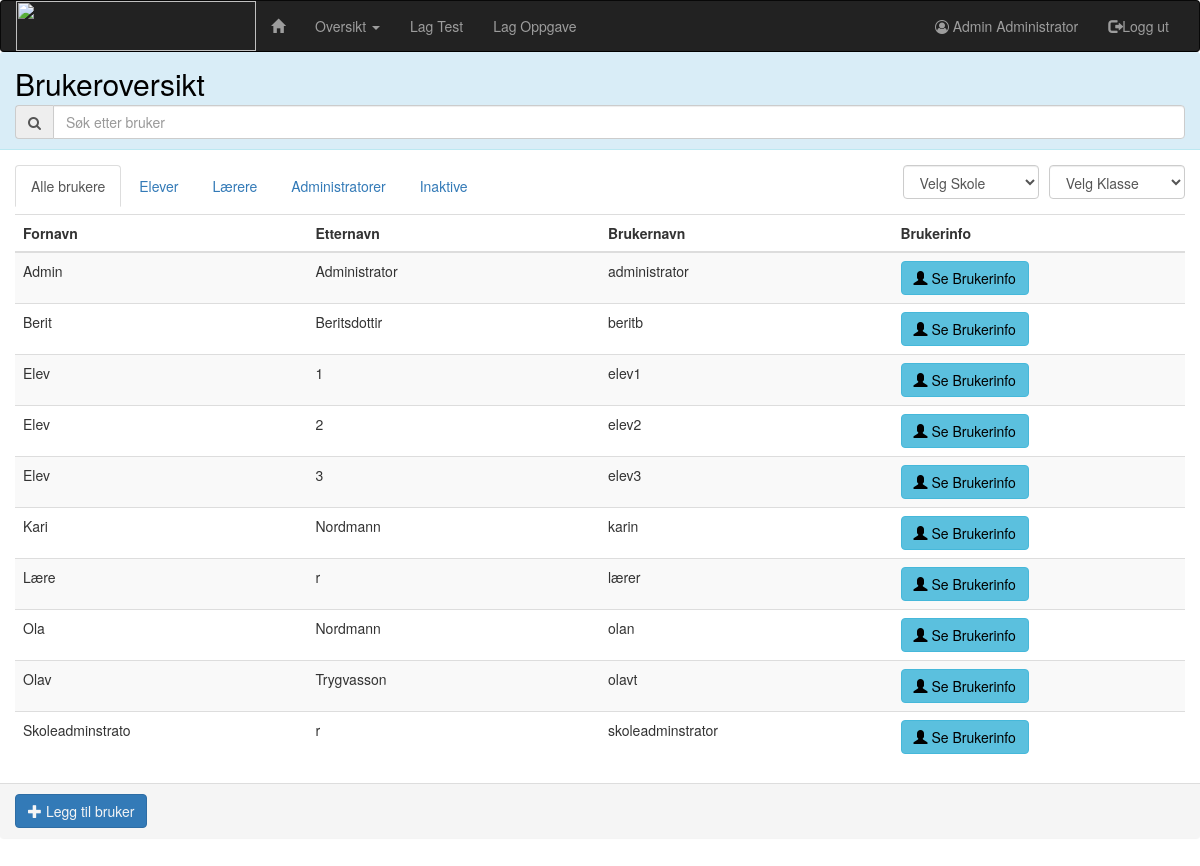
Screenshot of /administrasjon/brukere/ (signed in) with the database file from the repository.
### administration/models.py (models this page shows, shortened)
class Person(AbstractUser):
    grades = models.ManyToManyField(Grade, default="", blank=True, verbose_name="klasse")
    SEX = [
        ("M", "Gutt"),
        ("F", "Jente")
    ]
    ROLE = [
        (1, "Elev"),
        (2, 'Lærer'),
        (3, 'Skoleadministrator'),
        (4, 'Administrator')
    ]
    sex = models.CharField(max_length=1, choices=SEX, verbose_name="kjønn", null=True)
    date_of_birth = models.DateField(max_length=8, verbose_name='Fødselsdato', null=True)
    role = models.IntegerField(choices=ROLE, default=1, verbose_name='brukertype')
    tests = models.ManyToManyField('maths.Test', blank=True, verbose_name='tester')
    class Meta:
        ordering = ['username']

### administration/views.py (the view, shortened to what this page needs)
# urls.py: url(r'brukere/$', views.PersonListView.as_view(), name='personList'),
class PersonListView(RoleCheck, views.AjaxResponseMixin, generic.ListView):
    login_url = reverse_lazy('login')
    template_name = 'administration/person_list.html'
    model = Person
    def get_context_data(self, **kwargs):
        context = super(PersonListView, self).get_context_data(**kwargs)
        if self.request.user.role == 4:
            context['schools'] = School.objects.all()
            context['grades'] = Grade.objects.all()
        elif self.request.user.role == 2:
            grades = self.request.user.grades.all()
            persons = Person.objects.filter(grades__in=grades).distinct()
            context['object_list'] = persons
            context['grades'] = grades
        return context

### administration/models.py (called while the page is built)
    def __str__(self):
        return self.school_name

    def __str__(self):
        return self.school.school_name + " - " + self.grade_name

### administration/templates/administration/person_list.html (shortened to what this page needs)
{% extends 'matistikk/base.html' %}
{% load static %}
{% load bootstrap3 %}
{% block body %}
    <div class="panel panel-info">
        <div class="panel-heading">
            <h2>Brukeroversikt</h2>
            <div class="input-group">
                    <span class="input-group-addon">
                        <i class="fa fa-search"></i>
                    </span>
                <input type="text" class="form-control" id="search"
                       onkeyup="userSearch('usertable'); userSearch('studenttable'); userSearch('teachertable'); adminSearch(); userSearch('inactivetable');"
                       placeholder="Søk etter bruker">
            </div>
        </div>
        <div class="panel-body">
            <ul class="nav nav-tabs">
                <li class="nav active"><a href="#A" data-toggle="tab">Alle brukere</a></li>
                <li class="nav"><a href="#B" data-toggle="tab">Elever</a></li>
                <li class="nav"><a href="#C" data-toggle="tab">Lærere</a></li>
                <li class="nav"><a href="#D" data-toggle="tab">Administratorer</a></li>
                <li class="nav"><a href="#E" data-toggle="tab">Inaktive</a></li>
                <div class="col-sm-3" style="float: right">
                    <div class="form-group">
                        <select class="form-control" id="gradeDropList">
                            <option id="allschools" value="">Velg Klasse</option>
                        </select>
                    </div>
                    {% if request.user.role != 2 %}
                        <div class="form-group">
                            <select class="form-control" id="schoolDropList">
                                <option id="allgrades" value="">Velg Skole
                                </option>
                            </select>
                        </div>
                    {% endif %}
                </div>
            </ul>
            <div id="tableCont" class="tab-content">
                <div class="tab-pane fade in active" id="A">
                    <table class="table table-hover table-striped table-responsive" id="usertable">
                        <thead>
                        <tr>
                            <th>Fornavn</th>
                            <th>Etternavn</th>
                            <th>Brukernavn</th>
                            <th>Brukerinfo</th>
                        </tr>
                        </thead>
                        <tbody class="tableBody">
                        {% for person in object_list %}
                            {% if person.is_active %}
                                <tr id="user{{ person.id }}" class="clickable-row"
                                    data-href="{% url 'administration:personDetail' person.username %}"
                                    style="cursor: pointer">
                                    <td>{{ person.first_name }}</td>
                                    <td>{{ person.last_name }}</td>
                                    <td>{{ person.username }}</td>
                                    <td><a class="btn btn-info"
                                           href="{% url 'administration:personDetail' person.username %}"><span
                                            class="glyphicon glyphicon-user" aria-hidden="true"></span> Se
                                        Brukerinfo</a>
                                    </td>
                                </tr>
                            {% endif %}
                        {% endfor %}
                        </tbody>
                    </table>
                </div>
            </div>
        </div>
        <div class="panel-footer">
            <a class="btn btn-primary" href="{% url 'administration:personCreate' %}" id="addNewUserBtn"><span
                    class="glyphicon glyphicon-plus" aria-hidden="true"></span> Legg til bruker</a>
        </div>
    </div>
{% endblock %}

### templates/matistikk/base.html (shortened to what this page needs)
<!DOCTYPE html>
<html lang="en">
<head>
    {% load staticfiles %}
    <link rel="stylesheet" href="https://maxcdn.bootstrapcdn.com/bootstrap/3.3.7/css/bootstrap.min.css">
    <link rel="stylesheet" type="text/css" href="{% static 'administration/style.css' %}"/>
    <link rel="stylesheet" href="https://maxcdn.bootstrapcdn.com/font-awesome/4.7.0/css/font-awesome.min.css">
</head>
<body>
{% if request.user.role == 4 %}
    <nav class="navbar navbar-inverse">
        <div class="container-fluid">
            <div class="navbar-header">
                <a class="pull left" href="{% url 'index' %}"><img src="http://bildr.no/image/Tjl2U25M.jpeg" width="240"
                                                                   height="50"/></a>
            </div>
            <div class="navbar-collapse collapse" id="navbar">
                <ul class="nav navbar-nav">
                    <li><a href="{% url 'index' %}"><span class="glyphicon glyphicon-home "></span></a></li>
                    <li class="dropdown">
                        <a href="#" class="dropdown-toggle" data-toggle="dropdown" role="button" aria-haspopup="true"
                           aria-expanded="false" id="overviewDropdown">Oversikt <span class="caret"></span></a>
                    </li>
                    <li><a href="{% url 'maths:taskCollectionCreate' %}" id="createTestBtn">Lag Test</a></li>
                    <li><a href="{% url 'maths:createTask' %}" id="createTask">Lag Oppgave</a></li>
                </ul>
                <ul class="nav navbar-nav navbar-right">
                    <li><a href="{% url 'administration:myPage' request.user.username %}" id="myPageBtn"><i
                            class="fa fa-user-circle-o"
                            aria-hidden="true"></i> {{ request.user.first_name }} {{ request.user.last_name }}
                    </a></li>
                    <li><a href="{% url 'logout' %}" id="logout"><span class="glyphicon glyphicon-log-out"></span>Logg
                        ut</a></li>
                </ul>
            </div>
        </div>
    </nav>
{% endif %}
{% block body %}
{% endblock %}
</body>
</html>

### administration/static/administration/style.css (style rules this page uses)
.tab-content { overflow: auto; max-height: 60vh; min-height: 40vh; }
.navbar { margin-bottom: 0; }
p, h1, h2, h3, h4, h5, h6 { color: black; }
.btn { color: black; }
.btn-primary { color: whitesmoke; }
.navbar { border-bottom-color: black; }
html, body { height: 100%; margin: 0px; padding: 0px; }
.col-xs-1, .col-sm-1, .col-md-1, .col-sm-1, .col-xs-2, .col-sm-2, .col-md-2, .col-sm-2, .col-xs-3, .col-sm-3, .col-md-3, .col-sm-3, .col-xs-4, .col-sm-4, .col-md-4, .col-sm-4, .col-xs-5, .col-sm-5, .col-md-5, .col-sm-5, .col-xs-6, .col-sm-6, .col-md-6, .col-sm-6, .col-xs-7, .col-sm-7, .col-md-7, .col-sm-7, .col-xs-8, .col-sm-8, .col-md-8, .col-sm-8, .col-xs-9, .col-sm-9, .col-md-9, .col-sm-9, .col-xs-10, .col-sm-10, .col-md-10, .col-sm-10, .col-xs-11, .col-sm-11, .col-md-11, .col-sm-11, .col-xs-12, .col-sm-12, .col-md-12, .col-sm-12 { position: relative; height: 100%; min-height: 1px; padding-right: 0; padding-left: 0; }
.panel { border: none; }
.nav.nav-tabs .form-group { margin-bottom: 15px; float: right; width: 50%; padding-left: 10px; }
.table { width: 100%; max-width: 100%; margin-bottom: 20px; table-layout: fixed; }
.panel-heading h2 { margin-top: 5px; margin-bottom: 5px; }
.panel { margin-bottom: 0px; }

### rows the page displays
Person: user.first_name "Admin", user.last_name "Administrator", first_name "Admin", last_name "Administrator", username "administrator"
Person: first_name "Berit", last_name "Beritsdottir", username "beritb"
Person: first_name "Elev", last_name "1", username "elev1"
Person: first_name "Elev", last_name "2", username "elev2"
Person: first_name "Elev", last_name "3", username "elev3"
Person: first_name "Kari", last_name "Nordmann", username "karin"
Person: first_name "Lære", last_name "r", username "lærer"
Person: first_name "Ola", last_name "Nordmann", username "olan"
Person: first_name "Olav", last_name "Trygvasson", username "olavt"
Person: first_name "Skoleadminstrato", last_name "r", username "skoleadminstrator"
